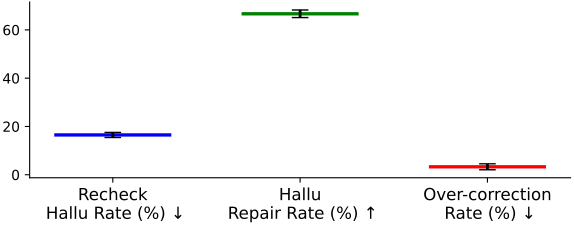

Reproduce this figure in Python.
import matplotlib.pyplot as plt
import matplotlib as mpl
import numpy as np

# ---------- paper-friendly matplotlib ----------
mpl.rcParams["pdf.fonttype"] = 42
mpl.rcParams["ps.fonttype"] = 42
mpl.rcParams["figure.dpi"] = 150
mpl.rcParams["savefig.dpi"] = 300
mpl.rcParams["savefig.bbox"] = "tight"
mpl.rcParams["savefig.pad_inches"] = 0.02

# data: 3 runs
rc_hal = np.array([15.00, 17.22, 17.22])
repair = np.array([68.35, 67.09, 64.56])
oc = np.array([1.98, 4.95, 2.97])


means = [rc_hal.mean(), repair.mean(), oc.mean()]
stds = [rc_hal.std(), repair.std(), oc.std()]

labels = ["Recheck\n Hallu Rate (%) ↓",
          "Hallu\n Repair Rate (%) ↑",
          "Over-correction\n Rate (%) ↓"]
colors = ["blue", "green", "red"]

x = np.arange(len(labels)) * 0.8
fig, ax = plt.subplots(figsize=(6, 2.5))
ax.hlines(
    means,
    x - 0.25, x + 0.25,
    colors="black",
    linewidth=2.4,
    color=colors,
)
ax.errorbar(
    x, means, yerr=stds,
    fmt='none',
    ecolor='black',
    capsize=6,
    elinewidth=2,
)
ax.set_xticks(x)
ax.set_xticklabels(labels, fontsize=12)

ax.spines["top"].set_visible(False)
ax.spines["right"].set_visible(False)

fig.tight_layout()
fig.savefig("rq3.1.pdf")
plt.show()
